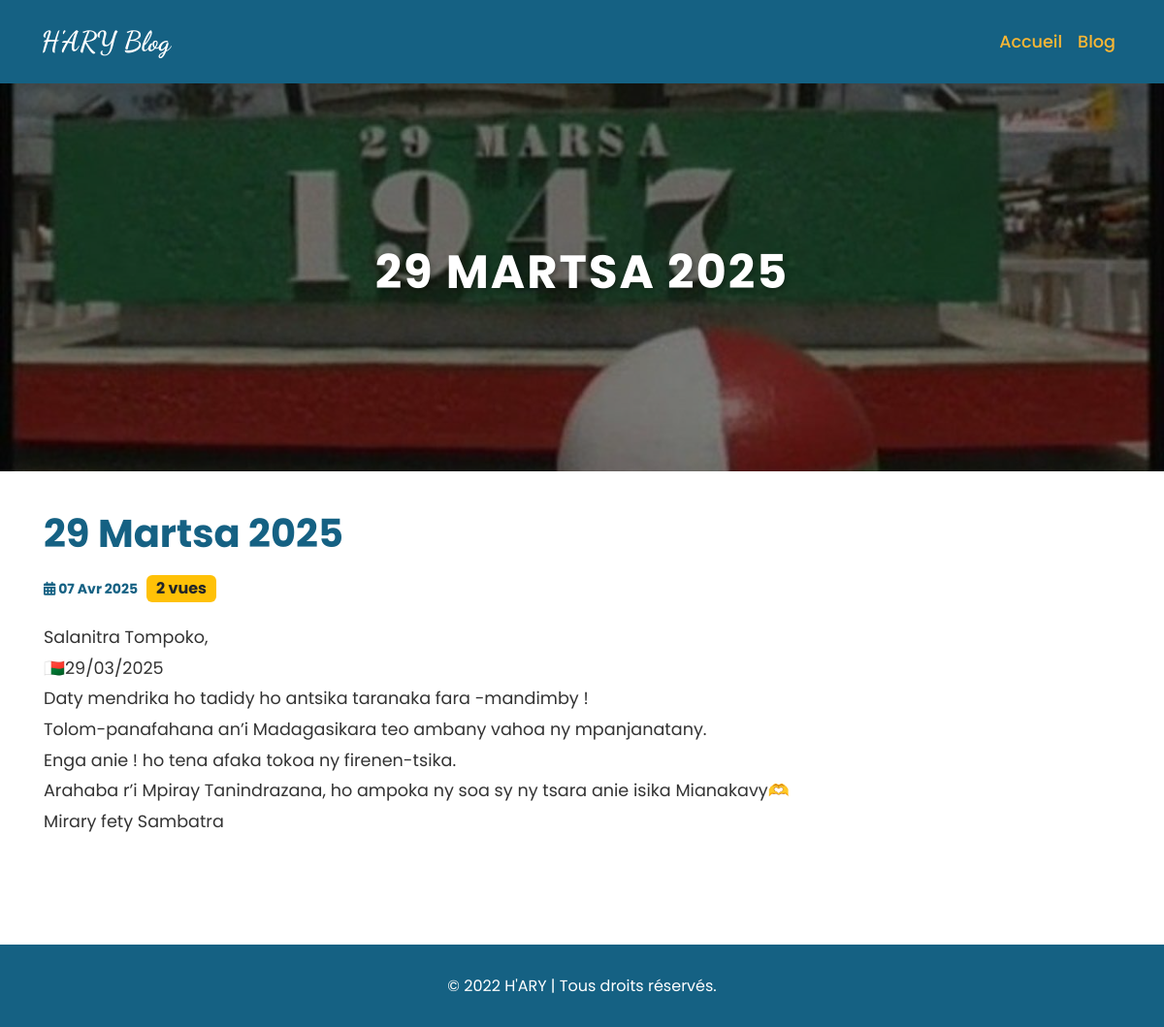
Screenshot of /blog_detail/1 with the database file from the repository.
### hary/models.py (models this page shows, shortened)
class Blog(models.Model):
    user = models.ForeignKey(User, on_delete=models.CASCADE, related_name="blog")
    title = models.CharField(max_length=200)
    content = models.TextField()
    image = models.ImageField(upload_to="media", blank=True)
    created = models.DateTimeField(auto_now_add=True)
    nb_vues = models.IntegerField(default=0)
    def calculer_nb_vue(self):
        self.nb_vues += 1
        self.save()

### hary/views.py (the view)
# urls.py: path('blog_detail/<int:blog_id>', blog_detail, name='blog_detail')
def blog_detail(request, blog_id):
    blog = get_object_or_404(Blog, id=blog_id)
    if not request.session.get(f'viewed_blog_{blog_id}', False):
        blog.calculer_nb_vue()
        request.session[f'viewed_blog_{blog_id}'] = True
    return render(request, 'hary/blog_detail.html', {'blog': blog})

### hary/templates/hary/blog_detail.html (shortened to what this page needs)
<!DOCTYPE html>
<html lang="fr">
<head>
    <link rel="stylesheet" href="https://cdnjs.cloudflare.com/ajax/libs/bootstrap/5.3.0/css/bootstrap.min.css">
    <link href="https://cdnjs.cloudflare.com/ajax/libs/font-awesome/6.0.0-beta3/css/all.min.css" rel="stylesheet">
    <link rel="stylesheet" href="https://cdnjs.cloudflare.com/ajax/libs/aos/2.3.4/aos.css">
</head>
<body>
    <nav class="navbar navbar-expand-lg navbar-light">
        <div class="container">
            <a class="navbar-brand" href="#">H'ARY Blog</a>
            <div class="collapse navbar-collapse" id="navbarNav">
                <ul class="navbar-nav ms-auto">
                    <li class="nav-item">
                        <a class="nav-link" href="{% url 'home' %}">Accueil</a>
                    </li>
                    <li class="nav-item">
                        <a class="nav-link" href="{% url 'blog' %}">Blog</a>
                    </li>
                </ul>
            </div>
        </div>
    </nav>
    <header class="header">
        <div class="content">
            <h1>{{ blog.title }}</h1>
        </div>
    </header>
    <section class="blog-content container">
        <h2>{{ blog.title }} <br> <span style="font-size: 14px;"><i class="fa-solid fa-calendar-days"></i> {{ blog.created|date:"d M Y" }}</span> <span class="views badge bg-warning text-dark " >{{ blog.nb_vues }} vues</span> </h2>
        <p>{{ blog.content|linebreaksbr }}</p>
    </section>
    <footer class="footer">
        <div class="container">
            <p>&copy; 2022 H'ARY | Tous droits réservés.</p>
        </div>
    </footer>
</body>
</html>

### rows the page displays
Blog: title "29 MARTSA 2025", title "29 Martsa 2025", created "07 Avr 2025", nb_vues "2", content "Salanitra Tompoko, 🇲🇬29/03/2025 Daty mendrika ho tadidy ho antsika taranaka fara -mandimby ! Tolom-panafahana an’i Madagasikara teo ambany vahoa ny mpanjanatany. Enga anie ! ho tena afaka tokoa ny firenen-tsika. Arahaba r’i Mpiray Tanindrazana, ho ampoka ny soa sy ny tsara anie isika Mianakavy🫶 Mirary fety Sambatra"
